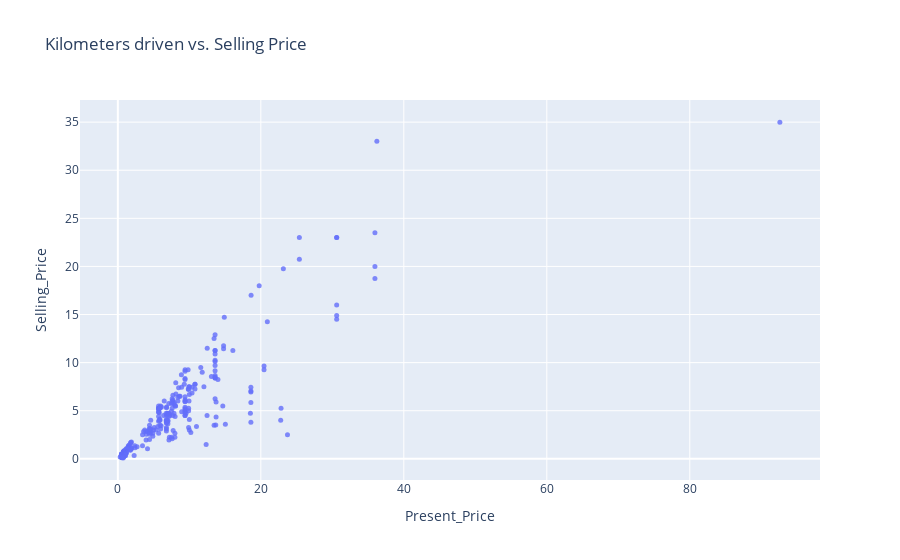

The notebook cell this image was saved under:
### Markdown cell above
Voyons si Selling_Price et Present_Price sont corrélés

### Code cell
fig = px.scatter(data, 
                 x='Present_Price',
                 y='Selling_Price', 
                 opacity=0.8, 
                 title='Kilometers driven vs. Selling Price')
fig.update_traces(marker_size=5)
fig.show()

### Figure 1 — Plotly figure (JSON) as saved in the notebook; plotly's stock layout.template omitted (floating-point values rounded to 4 significant figures; data arrays with more than 128 entries replaced by an {"elided": "..."} marker saying what was removed)
{"data": [{"hovertemplate": "Present_Price=%{x}<br>Selling_Price=%{y}<extra></extra>", "legendgroup": "", "marker": {"color": "#636efa", "opacity": 0.8, "size": 5, "symbol": "circle"}, "mode": "markers", "name": "", "orientation": "v", "showlegend": false, "type": "scatter", "x": {"elided": "301 float values"}, "xaxis": "x", "y": {"elided": "301 float values"}, "yaxis": "y"}], "layout": {"legend": {"tracegroupgap": 0}, "title": {"text": "Kilometers driven vs. Selling Price"}, "xaxis": {"anchor": "y", "domain": [0, 1], "title": {"text": "Present_Price"}}, "yaxis": {"anchor": "x", "domain": [0, 1], "title": {"text": "Selling_Price"}}}}
